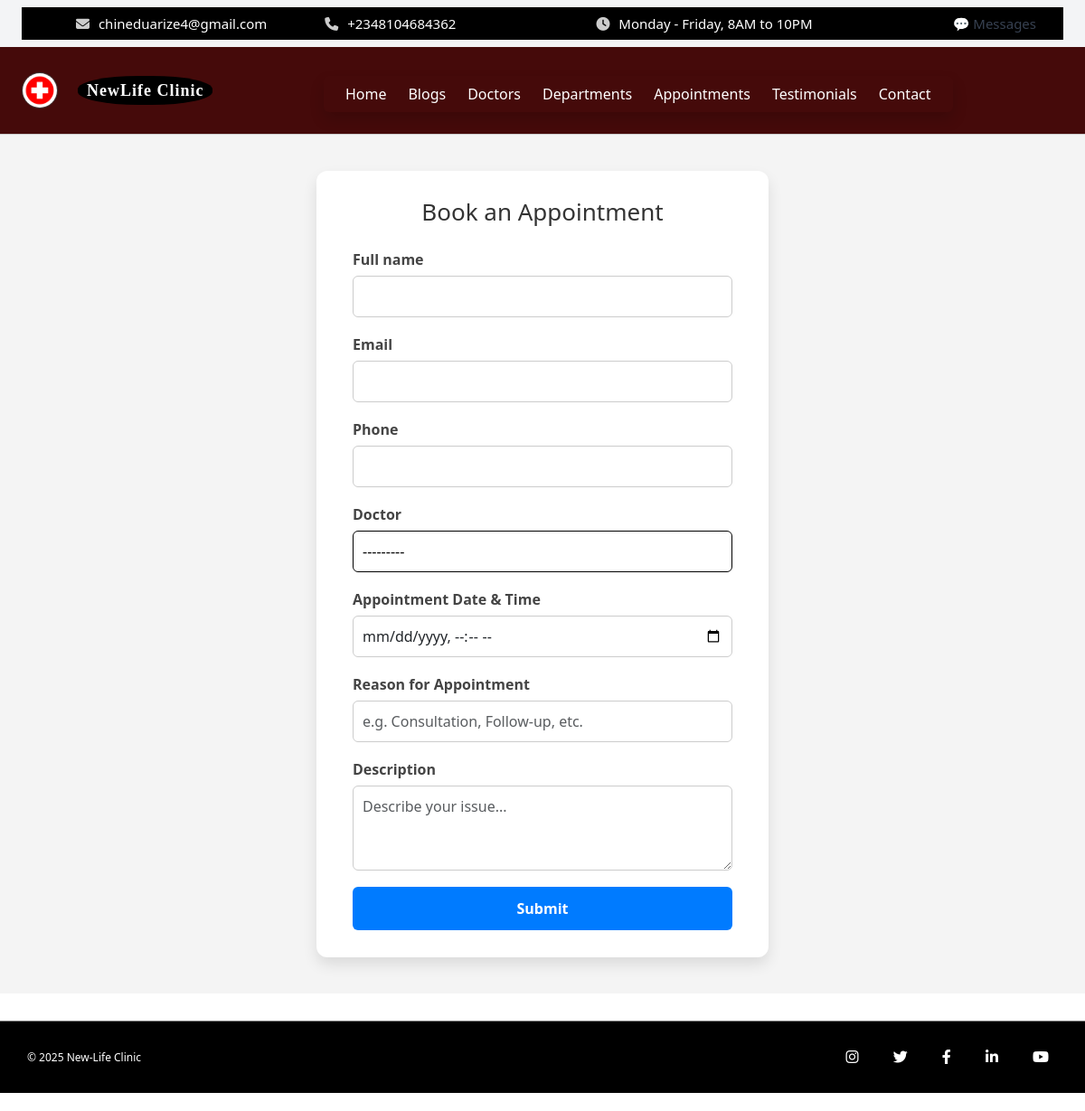
/appointment/, run on the app's committed database.
### core/models.py (models this page shows, shortened)
class HeaderSettings(models.Model):
    hospital_name = models.CharField(max_length=100, default='My Hospital')
    logo = models.ImageField(upload_to='logos/', blank=True, null=True)
    menu_1 = models.CharField(max_length=50, default='Home')
    menu_2 = models.CharField(max_length=50, default='Services')
    menu_3 = models.CharField(max_length=50, default='Doctors')
    menu_4 = models.CharField(max_length=50, default='Departments')
    menu_5 = models.CharField(max_length=50, default='Appointments')
    menu_6 = models.CharField(max_length=50, default='About')
    menu_7 = models.CharField(max_length=50, default='Contact')
    email = models.EmailField(blank=True)
    phone = models.CharField(max_length=20, blank=True)
    working_hours = models.CharField(max_length=100, default="Monday - Friday, 8AM to 10PM")

class FooterSettings(models.Model):
    copyright_text = models.CharField(max_length=255, default="© 2025 New-Life Clinic")
    instagram_url = models.URLField(blank=True, null=True)
    twitter_url = models.URLField(blank=True, null=True)
    facebook_url = models.URLField(blank=True, null=True)
    linkedin_url = models.URLField(blank=True, null=True)
    youtube_url = models.URLField(blank=True, null=True)

### core/views.py (the view)
# urls.py: path('appointment/', views.appointment_view, name='appointment'),
def appointment_view(request):
    if request.method == 'POST':
        print("📨 Received POST request:", request.POST)
        form = AppointmentForm(request.POST)
        if form.is_valid():
            appointment = form.save(commit=False)
            if request.user.is_authenticated:
                try:
                    patient = Patient.objects.get(user=request.user)
                    appointment.patient = patient
                except Patient.DoesNotExist:
                    print("⚠️ Logged-in user is not a registered patient.")
            appointment.save()
            print("✅ Appointment saved:", appointment)
            try:
                doctor_user = appointment.doctor.user
                Message.objects.create(
                    sender=request.user if request.user.is_authenticated else None,
                    recipient=doctor_user,
                    subject="New Appointment",
                    body=f"You have a new appointment with {appointment.full_name} on {appointment.date} at {appointment.time}.",
                )
                print("📨 Doctor notified.")
            except Exception as e:
                print("⚠️ Could not send message to doctor:", e)
            try:
                admin_users = User.objects.filter(is_staff=True)
                for admin_user in admin_users:
                    Message.objects.create(
                        sender=request.user if request.user.is_authenticated else None,
                        recipient=admin_user,
                        subject="New Appointment Submitted",
                        body=f"New appointment for Dr. {appointment.doctor.user.get_full_name()} by {appointment.full_name}.",
                    )
                print("📨 All admins notified.")
            except Exception as e:
                print("⚠️ Could not send messages to admins:", e)
            return redirect('success_page')
        else:
            print("❌ Form errors:", form.errors)
    else:
        form = AppointmentForm()
    return render(request, 'core/appointment.html', {'form': form})

### core/context_processors.py (called while the page is built)
def header_settings(request):
    try:
        settings = HeaderSettings.objects.first()
    except HeaderSettings.DoesNotExist:
        settings = None
    return {'header_settings': settings}

def footer_settings(request):
    footer = FooterSettings.objects.first()
    return {'footer_settings': footer}

def appointment_form_processor(request):
    return {
        'footer_appointment_form': AppointmentForm()
    }

def unread_message_context(request):
    context = {}
    if request.user.is_authenticated:
        unread_messages = Message.objects.filter(recipient=request.user, is_read=False)
        context['unread_count'] = unread_messages.count()
        context['unread_messages'] = unread_messages[:5]
    else:
        context['unread_count'] = 0
    unread_enquiries = Enquiry.objects.filter(is_read=False)
    context['unread_enquiry_count'] = unread_enquiries.count()
    context['unread_enquiries'] = unread_enquiries[:5]
    context['total_unread_count'] = context['unread_count'] + context['unread_enquiry_count']
    return context

def footer_form(request):
    return {
        'footer_appointment_form': AppointmentForm()
    }

### core/models.py (called while the page is built)
    def get_full_name(self):
        full_name = f"{self.first_name} {self.last_name}".strip()
        return full_name if full_name else self.username

    def __str__(self):
        if self.user:
            full_name = self.user.get_full_name()
            return full_name.strip() or self.user.username
        return "Unnamed Doctor"

### core/templates/core/appointment.html (shortened to what this page needs)
{% extends 'core/base.html' %}
{% block content %}
<div class="appointment-wrapper">
  <form method="post" class="appointment-form">
    <h2>Book an Appointment</h2>
    {% for field in form %}
      <label for="{{ field.id_for_label }}">{{ field.label }}</label>
      {{ field }}
    {% endfor %}
    <button type="submit">Submit</button>
  </form>
</div>
{% endblock %}

### core/templates/core/base.html (shortened to what this page needs)
<!DOCTYPE html>
<html lang="en" class="dark">
{% load static %}
{% load widget_tweaks %}
<head>
  <link rel="stylesheet" href="{% static 'core/css/style.css' %}">
  <script src="https://cdn.tailwindcss.com"></script>
  <link rel="stylesheet" href="https://cdnjs.cloudflare.com/ajax/libs/font-awesome/6.4.0/css/all.min.css">
  <link href="https://cdn.jsdelivr.net/npm/bootstrap@5.3.0/dist/css/bootstrap.min.css" rel="stylesheet">
</head>
<body>
  <div class="fixed-header bg-gray-100 px-4 py-2 text-sm">
  <div class="topbar flex flex-wrap items-center justify-between gap-4 sm:gap-0">
    <div class="topbar-left flex flex-col sm:flex-row items-start sm:items-center gap-1 sm:gap-4 flex-wrap text-center sm:text-left">
      {% if header_settings.email %}
        <span><i class="fas fa-envelope"></i> {{ header_settings.email }}</span>
      {% endif %}
      {% if header_settings.phone %}
        <span><i class="fas fa-phone"></i> {{ header_settings.phone }}</span>
      {% endif %}
    </div>
    <div class="topbar-right flex flex-col sm:flex-row items-start sm:items-center gap-1 sm:gap-4 flex-wrap text-center sm:text-left">
      {% if header_settings.working_hours %}
        <span><i class="fas fa-clock"></i> {{ header_settings.working_hours }}</span>
      {% endif %}
    </div>
    <a href="{% url 'admin_panel:inbox' %}" class="relative text-gray-700 no-print whitespace-nowrap">
      💬 Messages
    </a>
  </div>
</div>
    <header class="header-bar flex items-center justify-between flex-wrap bg-red-950 p-4 shadow-md w-full gap-4 sm:gap-0">
  <div class="logo-title flex items-center space-x-3 flex-shrink-0">
    {% if header_settings.logo %}
      <img src="{{ header_settings.logo.url }}" alt="Logo" class="logo-img h-10 w-10 object-cover">
    {% else %}
      <img src="{% static 'core/img/default_logo.png' %}" alt="Default Logo" class="logo-img h-10 w-10 object-cover">
    {% endif %}
    <span class="hospital-name font-bold text-lg leading-tight text-white">
      <span class="block">{{ header_settings.hospital_name_line1|default:"NewLife Clinic" }}</span>
    </span>
  </div>
  <div class="relative flex-1 flex justify-center sm:justify-center">
    <nav id="menu-content" class="hidden sm:flex absolute sm:static top-full mt-2 sm:mt-0 bg-red-800 sm:bg-transparent shadow sm:shadow-none rounded px-4 py-2 sm:p-0 sm:rounded-none z-50 overflow-x-auto whitespace-nowrap space-x-4 sm:space-x-6">
      <a href="{% url 'landing_page' %}" class="text-white hover:text-blue-400">Home</a>
      <a href="{% url 'blogs' %}" class="text-white hover:text-blue-400">Blogs</a>
      <a href="{% url 'doctors' %}" class="text-white hover:text-blue-400">Doctors</a>
      <a href="{% url 'departments' %}" class="text-white hover:text-blue-400">Departments</a>
      <a href="{% url 'appointment' %}" class="text-white hover:text-blue-400">Appointments</a>
      <a href="{% url 'testimonials' %}" class="text-white hover:text-blue-400">Testimonials</a>
      <a href="{% url 'contact' %}" class="text-white hover:text-blue-400">Contact</a>
    </nav>
  </div>
</header>
  <main>
    {% block content %}{% endblock %}
  </main>
  {% block footer %}
<div class="bottom-footer" style="min-height: 80px; margin-bottom: 20px;">
  <div class="bottom-footer-content" style="display: flex; justify-content: space-between; align-items: center; height: 100%;">
    <div class="left">
      <p>{{ footer_settings.copyright_text|default:"© 2025 New-Life Clinic" }}</p>
    </div>
    <div class="right social-icons">
      {% if footer_settings.instagram_url %}
        <a href="{{ footer_settings.instagram_url }}" target="_blank"><i class="fab fa-instagram"></i></a>
      {% endif %}
      {% if footer_settings.twitter_url %}
        <a href="{{ footer_settings.twitter_url }}" target="_blank"><i class="fab fa-twitter"></i></a>
      {% endif %}
      {% if footer_settings.facebook_url %}
        <a href="{{ footer_settings.facebook_url }}" target="_blank"><i class="fab fa-facebook-f"></i></a>
      {% endif %}
      {% if footer_settings.linkedin_url %}
        <a href="{{ footer_settings.linkedin_url }}" target="_blank"><i class="fab fa-linkedin-in"></i></a>
      {% endif %}
      {% if footer_settings.youtube_url %}
        <a href="{{ footer_settings.youtube_url }}" target="_blank"><i class="fab fa-youtube"></i></a>
      {% endif %}
    </div>
  </div>
</div>
  {% endblock %}
</body>
</html>

### core/static/core/css/style.css (style rules this page uses)
body { font-family: Arial, sans-serif; background-color: #f9fafc; color: #333; }
html { scroll-behavior: smooth; }
.header-bar { display: flex; align-items: center; justify-content: space-between; background: white; padding: 15px 30px; border-bottom: 1px solid #ccc; }
.logo-title { display: flex; align-items: center; }
.logo-img { height: 65px; margin-right: 10px; border-radius: 50%; border: 1px solid rgb(61, 60, 60); }
.hospital-name { display: inline-block; background: black; padding: 5px 10px; color: white; font-family: 'Playfair Display', serif; border-radius: 45%; font-weight: 700; letter-spacing: 1px; line-height:1.0; margin-left: 10px; }
.topbar { background-color: #000; color: white; display: flex; justify-content: space-between; padding: 8px 30px; font-size: 15px; font-family: 'Segoe UI', Tahoma, Geneva, Verdana, sans-serif; }
.topbar-left span, .topbar-right span { margin-right: 30px; }
.topbar-left span { margin-left: 30px; }
.topbar i { margin-right: 6px; color: #ccc; }
.bottom-footer { width: 100%; height: 15px; background-color: black; border-top: 1px solid grey; color: white; font-size: 12px; padding: 15px 30px; box-sizing: border-box; margin-top: 30px; }
.bottom-footer-content { display: flex; justify-content: space-between; align-items: center; }
.bottom-footer .social-icons a { color: white; margin-left: 15px; font-size: 14px; transition: color 0.3s; }
.social-icons i { color: white; font-size: 16px; margin: 0 10px; transition: color 0.3s ease; }
.social-icons a { text-decoration: none; }
input, select, textarea { width: 100%; border: 1px solid black; border-radius: 4px; padding: 0.5rem 0.75rem; box-sizing: border-box; }

### core/templates/core/appointment.html (style rules this page uses)
.appointment-wrapper { display: flex; justify-content: center; align-items: center; min-height: 80vh; background-color: #f4f4f4; padding: 40px 0; }
.appointment-form { background: #fff; padding: 30px 40px; border-radius: 12px; box-shadow: 0 8px 16px rgba(0,0,0,0.1); width: 100%; max-width: 500px; }
.appointment-form h2 { text-align: center; margin-bottom: 25px; font-size: 26px; color: #333; }
.appointment-form label { display: block; margin-bottom: 6px; font-weight: 600; color: #444; }
.appointment-form input, .appointment-form select, .appointment-form textarea { width: 100%; padding: 10px; margin-bottom: 18px; border: 1px solid #ccc; border-radius: 6px; box-sizing: border-box; }
.appointment-form button { width: 100%; padding: 12px; background-color: #007bff; color: white; border: none; font-weight: bold; border-radius: 6px; cursor: pointer; }

### data on the page
HeaderSettings: email "chineduarize4@gmail.com", phone "+2348104684362", working_hours "Monday - Friday, 8AM to 10PM", logo (picture)
FooterSettings: copyright_text "© 2025 New-Life Clinic"

### other printed values
{{ header_settings.hospital_name_line1|default:"NewLife Clinic" }} "NewLife Clinic"
{{ field.label }} "Full name" "Email" "Phone" "Doctor" "Appointment Date & Time" "Reason for Appointment" "Description"
